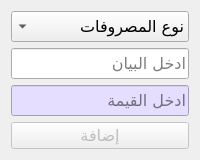
                   <widget class="QWidget" name="addcosts">
                    <attribute name="title">
                     <string>إضافة نفقات</string>
                    </attribute>
                    <layout class="QVBoxLayout" name="verticalLayout_20">
                     <item>
                      <widget class="QComboBox" name="comboBox_3">
                       <property name="maximumSize">
                        <size>
                         <width>250</width>
                         <height>16777215</height>
                        </size>
                       </property>
                       <property name="font">
                        <font>
                         <family>Shorooq_N1</family>
                         <pointsize>12</pointsize>
                         <weight>50</weight>
                         <italic>false</italic>
                         <bold>false</bold>
                        </font>
                       </property>
                       <property name="layoutDirection">
                        <enum>Qt::RightToLeft</enum>
                       </property>
                       <property name="currentIndex">
                        <number>0</number>
                       </property>
                       <item>
                        <property name="text">
                         <string>نوع المصروفات</string>
                        </property>
                       </item>
                       <item>
                        <property name="text">
                         <string>مصاريف ايجار</string>
                        </property>
                       </item>
                       <item>
                        <property name="text">
                         <string>رواتب</string>
                        </property>
                       </item>
                       <item>
                        <property name="text">
                         <string>مصروفات تشغيل</string>
                        </property>
                       </item>
                       <item>
                        <property name="text">
                         <string>أخرى</string>
                        </property>
                       </item>
                      </widget>
                     </item>
                     <item>
                      <widget class="QLineEdit" name="lineEdit_9">
                       <property name="font">
                        <font>
                         <family>Shorooq_N1</family>
                         <pointsize>12</pointsize>
                         <weight>50</weight>
                         <italic>false</italic>
                         <bold>false</bold>
                        </font>
                       </property>
                       <property name="placeholderText">
                        <string>ادخل البيان</string>
                       </property>
                      </widget>
                     </item>
                     <item>
                      <widget class="QLineEdit" name="lineEdit_10">
                       <property name="maximumSize">
                        <size>
                         <width>250</width>
                         <height>16777215</height>
                        </size>
                       </property>
                       <property name="palette">
                        <palette>
                         <active>
                          <colorrole role="WindowText">
                           <brush brushstyle="SolidPattern">
                            <color alpha="255">
                             <red>0</red>
                             <green>0</green>
                             <blue>0</blue>
                            </color>
                           </brush>
                          </colorrole>
                          <colorrole role="Button">
                           <brush brushstyle="SolidPattern">
                            <color alpha="255">
                             <red>230</red>
                             <green>222</green>
                             <blue>255</blue>
                            </color>
                           </brush>
                          </colorrole>
                          <colorrole role="Text">
                           <brush brushstyle="SolidPattern">
                            <color alpha="255">
                             <red>0</red>
                             <green>0</green>
                             <blue>0</blue>
                            </color>
                           </brush>
                          </colorrole>
                          <colorrole role="ButtonText">
                           <brush brushstyle="SolidPattern">
                            <color alpha="255">
                             <red>0</red>
                             <green>0</green>
                             <blue>0</blue>
                            </color>
                           </brush>
                          </colorrole>
                          <colorrole role="Base">
                           <brush brushstyle="SolidPattern">
                            <color alpha="255">
                             <red>230</red>
                             <green>222</green>
                             <blue>255</blue>
                            </color>
                           </brush>
                          </colorrole>
                          <colorrole role="Window">
                           <brush brushstyle="SolidPattern">
                            <color alpha="255">
                             <red>230</red>
                             <green>222</green>
                             <blue>255</blue>
                            </color>
                           </brush>
                          </colorrole>
                          <colorrole role="Highlight">
                           <brush brushstyle="SolidPattern">
                            <color alpha="255">
                             <red>193</red>
                             <green>154</green>
                             <blue>107</blue>
                            </color>
                           </brush>
                          </colorrole>
                          <colorrole role="HighlightedText">
                           <brush brushstyle="SolidPattern">
                            <color alpha="255">
                             <red>10</red>
                             <green>33</green>
                             <blue>76</blue>
                            </color>
                           </brush>
                          </colorrole>
                          <colorrole role="AlternateBase">
                           <brush brushstyle="SolidPattern">
                            <color alpha="255">
                             <red>246</red>
                             <green>246</green>
                             <blue>246</blue>
                            </color>
                           </brush>
                          </colorrole>
                         </active>
                         <inactive>
                          <colorrole role="WindowText">
                           <brush brushstyle="SolidPattern">
                            <color alpha="255">
                             <red>0</red>
                             <green>0</green>
                             <blue>0</blue>
                            </color>
                           </brush>
                          </colorrole>
                          <colorrole role="Button">
                           <brush brushstyle="SolidPattern">
                            <color alpha="255">
                             <red>230</red>
                             <green>222</green>
                             <blue>255</blue>
                            </color>
                           </brush>
                          </colorrole>
                          <colorrole role="Text">
                           <brush brushstyle="SolidPattern">
                            <color alpha="255">
                             <red>0</red>
                             <green>0</green>
                             <blue>0</blue>
                            </color>
                           </brush>
                          </colorrole>
                          <colorrole role="ButtonText">
                           <brush brushstyle="SolidPattern">
                            <color alpha="255">
                             <red>0</red>
                             <green>0</green>
                             <blue>0</blue>
                            </color>
                           </brush>
                          </colorrole>
                          <colorrole role="Base">
                           <brush brushstyle="SolidPattern">
                            <color alpha="255">
                             <red>230</red>
                             <green>222</green>
                             <blue>255</blue>
                            </color>
                           </brush>
                          </colorrole>
                          <colorrole role="Window">
                           <brush brushstyle="SolidPattern">
                            <color alpha="255">
                             <red>230</red>
                             <green>222</green>
                             <blue>255</blue>
                            </color>
                           </brush>
                          </colorrole>
                          <colorrole role="Highlight">
                           <brush brushstyle="SolidPattern">
                            <color alpha="255">
                             <red>193</red>
                             <green>154</green>
                             <blue>107</blue>
                            </color>
                           </brush>
                          </colorrole>
                          <colorrole role="HighlightedText">
                           <brush brushstyle="SolidPattern">
                            <color alpha="255">
                             <red>10</red>
                             <green>33</green>
                             <blue>76</blue>
                            </color>
                           </brush>
                          </colorrole>
                          <colorrole role="AlternateBase">
                           <brush brushstyle="SolidPattern">
                            <color alpha="255">
                             <red>246</red>
                             <green>246</green>
                             <blue>246</blue>
                            </color>
                           </brush>
                          </colorrole>
                         </inactive>
                         <disabled>
                          <colorrole role="WindowText">
                           <brush brushstyle="SolidPattern">
                            <color alpha="255">
                             <red>0</red>
                             <green>0</green>
                             <blue>0</blue>
                            </color>
                           </brush>
                          </colorrole>
                          <colorrole role="Button">
                           <brush brushstyle="SolidPattern">
                            <color alpha="255">
                             <red>230</red>
                             <green>222</green>
                             <blue>255</blue>
                            </color>
                           </brush>
                          </colorrole>
                          <colorrole role="Text">
                           <brush brushstyle="SolidPattern">
                            <color alpha="255">
                             <red>0</red>
                             <green>0</green>
                             <blue>0</blue>
                            </color>
                           </brush>
                          </colorrole>
                          <colorrole role="ButtonText">
                           <brush brushstyle="SolidPattern">
                            <color alpha="255">
                             <red>0</red>
                             <green>0</green>
                             <blue>0</blue>
                            </color>
                           </brush>
                          </colorrole>
                          <colorrole role="Base">
                           <brush brushstyle="SolidPattern">
                            <color alpha="255">
                             <red>230</red>
                             <green>222</green>
                             <blue>255</blue>
                            </color>
                           </brush>
                          </colorrole>
                          <colorrole role="Window">
                           <brush brushstyle="SolidPattern">
                            <color alpha="255">
                             <red>230</red>
                             <green>222</green>
                             <blue>255</blue>
                            </color>
                           </brush>
                          </colorrole>
                          <colorrole role="Highlight">
                           <brush brushstyle="SolidPattern">
                            <color alpha="255">
                             <red>193</red>
                             <green>154</green>
                             <blue>107</blue>
                            </color>
                           </brush>
                          </colorrole>
                          <colorrole role="HighlightedText">
                           <brush brushstyle="SolidPattern">
                            <color alpha="255">
                             <red>10</red>
                             <green>33</green>
                             <blue>76</blue>
                            </color>
                           </brush>
                          </colorrole>
                          <colorrole role="AlternateBase">
                           <brush brushstyle="SolidPattern">
                            <color alpha="255">
                             <red>246</red>
                             <green>246</green>
                             <blue>246</blue>
                            </color>
                           </brush>
                          </colorrole>
                         </disabled>
                        </palette>
                       </property>
                       <property name="font">
                        <font>
                         <family>Shorooq_N1</family>
                         <pointsize>12</pointsize>
                         <weight>50</weight>
                         <italic>false</italic>
                         <bold>false</bold>
                        </font>
                       </property>
                       <property name="cursor">
                        <cursorShape>ArrowCursor</cursorShape>
                       </property>
                       <property name="layoutDirection">
                        <enum>Qt::RightToLeft</enum>
                       </property>
                       <property name="placeholderText">
                        <string>ادخل القيمة</string>
                       </property>
                      </widget>
                     </item>
                     <item>
                      <widget class="QPushButton" name="pushButton_23">
                       <property name="enabled">
                        <bool>false</bool>
                       </property>
                       <property name="font">
                        <font>
                         <family>Shorooq_N1</family>
                         <pointsize>12</pointsize>
                         <weight>50</weight>
                         <italic>false</italic>
                         <bold>false</bold>
                        </font>
                       </property>
                       <property name="text">
                        <string>إضافة</string>
                       </property>
                      </widget>
                     </item>
                    </layout>
                   </widget>
